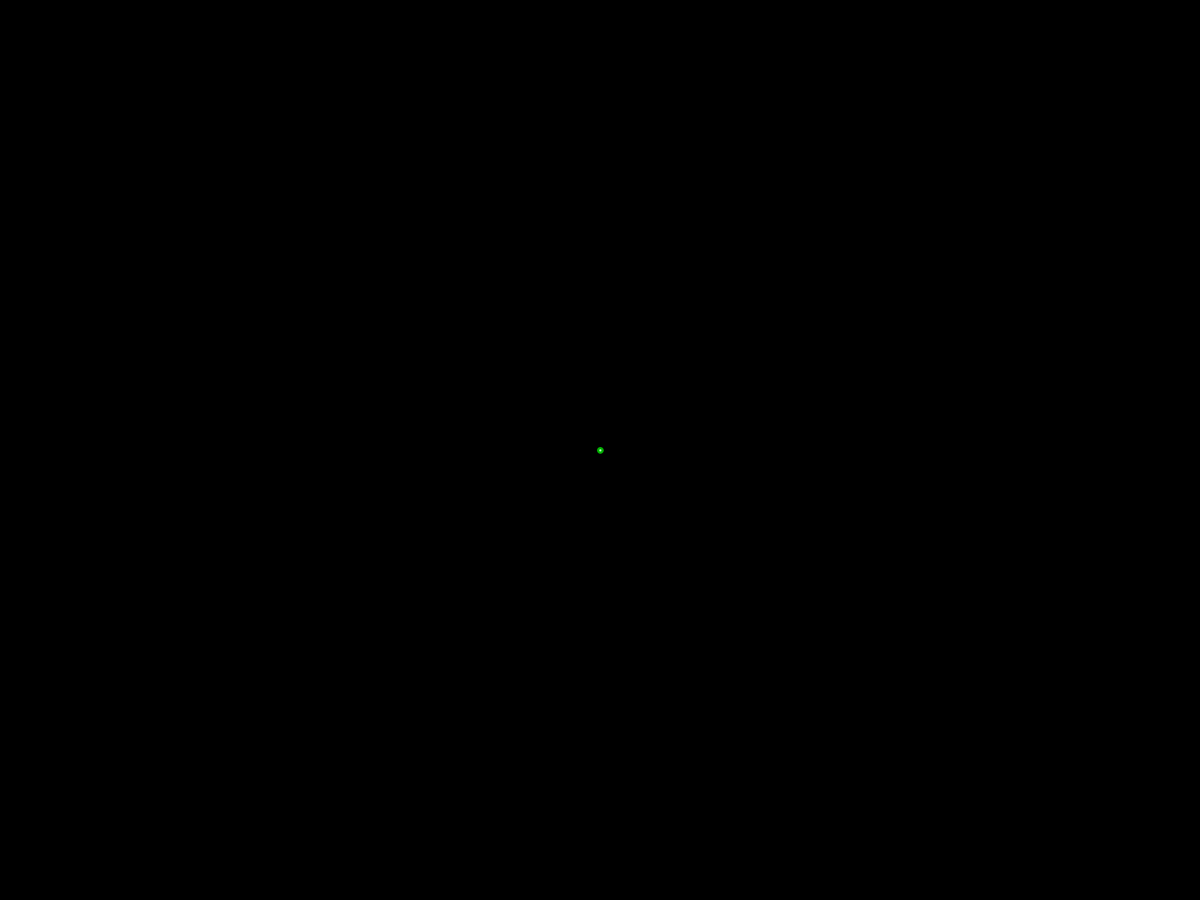
Frame 1 (no input)
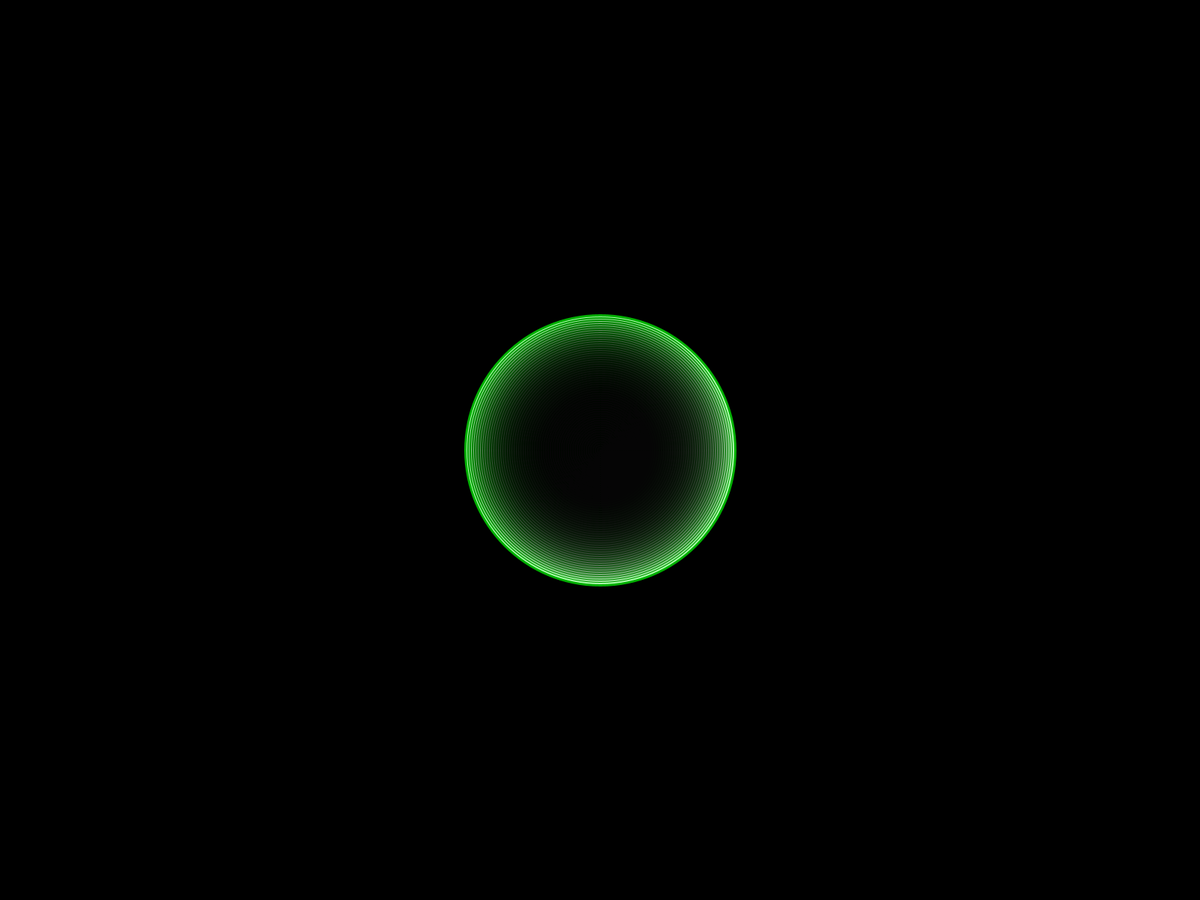
Frame 60 (the mouse pressed at the canvas centre just before this capture)
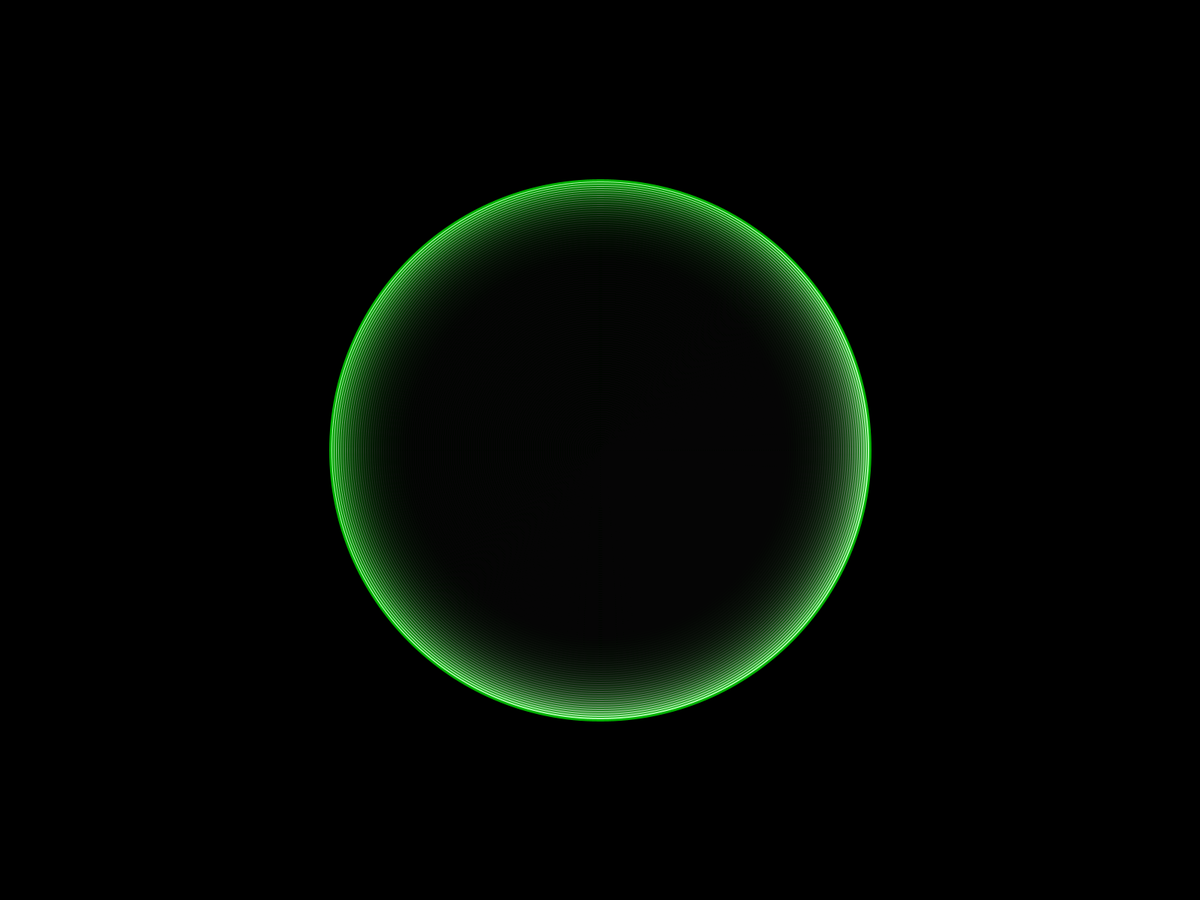
Frame 120 (the mouse held since frame 60 and released just before this capture)

The Processing sketch that drew these frames (run headless with seeded random() and noise(); from frame 60 on, the mouse is pressed at the canvas centre):

// Processing sketch: saver_3
// ── saver_3.pde
//globals
float x,y;
float rad;
float opac;
float sWeight;
float pointX, pointY;
float speed;

void setup(){
  smooth();
  background(0);
  fullScreen();
  rad = 0;
  sWeight = 3;
  speed = 3;
  x = width/2;
  y = height/2;
  
  
  
}

void draw(){
  
  //alpha shading background - this is why the circles appear to fade out.
  noStroke();
  fill(0,25);
  rectMode(1);
  rect(0,0,width,height);
  //
  
  
  rain();
  strokeWeight(sWeight);
  noFill();
  stroke(175,255,175,255);
  ellipse(x,y,rad,rad);
  rain();
  strokeWeight(sWeight);
  stroke(0,175,0,255);
  ellipse(x,y,rad,rad);

  
}
void rain(){
  //starts the circle's radius at 20 - increase by 25 every iteration, then place the
  //larger circle in a new random coord.
  if (rad >= 0){
    rad+= speed;
    
  }
  if (rad >= width*2){
    //resets the circle's radius once its radius is greater than 400 and sets it to a
    //random coord again.
    x = random(width);
    y = random(height);
    rad = 0;
  }
}
